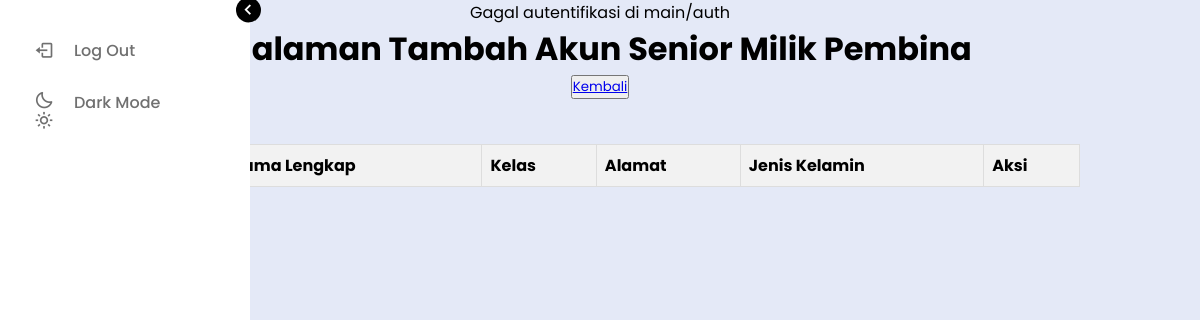
The app's page /pembina/menu_manajemen_tambah_senior.php, older data.
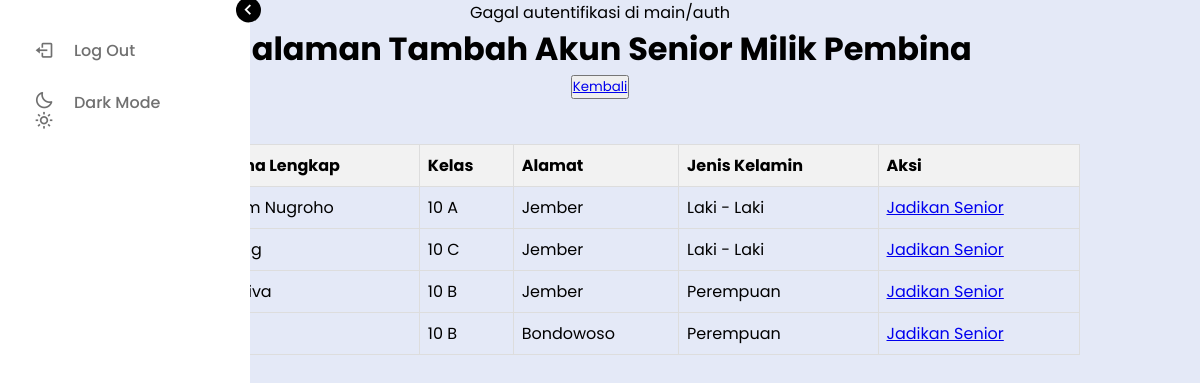
The same page, newer data.
### tables this page shows
CREATE TABLE `siswa` (
  `nisn` int(11) NOT NULL,
  `kelas_id` int(11) NOT NULL,
  `nama` varchar(255) DEFAULT NULL,
  `gender` enum('L','P') DEFAULT NULL,
  `alamat` varchar(255) DEFAULT NULL,
  `email` varchar(255) DEFAULT NULL,
  `no_hp` varchar(15) NOT NULL,
  `password` varchar(255) DEFAULT NULL,
  `status` enum('aktif','tidak') DEFAULT NULL,
  `role` enum('junior','senior','purna') DEFAULT NULL,
  `level` enum('allow','denied') DEFAULT NULL
);

CREATE TABLE `kelas` (
  `id_kelas` int(11) NOT NULL,
  `nama` varchar(255) DEFAULT NULL
);

### pembina/menu_manajemen_tambah_senior.php (the view, shortened to what this page needs)
<!DOCTYPE html>
<html lang="en">
<head>
</head>
<body>
    <?php
    include "../main/menu.php"
    ?>
    <h1>Halaman Tambah Akun Senior Milik Pembina</h1>
    <div>
        <button type="submit" name="btnTambahSenior"><a href="./menu_manajemen_akun_senior.php">Kembali</a></button>
    </div>
    <br>
    <div class="card-body-table-menu-manajemen-akun-senior">
        <table class="table-data-akun-senior" border="1" cellpadding="5" cellspacing="0">
            <thead>
                <tr>
                    <th>NISN</th>
                    <th>Nama Lengkap</th>
                    <th>Kelas</th>
                    <th>Alamat</th>
                    <th>Jenis Kelamin</th>
                    <th>Aksi</th>
                </tr>
            </thead>
            <tbody>
                <?php
                $query = mysqli_query($db, "SELECT siswa.nisn, siswa.nama, kelas.nama AS kelas, siswa.alamat, siswa.gender FROM siswa join kelas on siswa.kelas_id = kelas.id_kelas WHERE role = 'junior' AND status = 'aktif'");
                while ($a = mysqli_fetch_assoc($query)) {
                    $nisnSiswa = $_SESSION['nisnSiswa'] = $a['nisn'];
                    $namaSiswa = $_SESSION['namaSiswa'] = $a['nama'];
                    $kelasSiswa = $_SESSION['kelasSiswa'] = $a['kelas'];
                    $alamatSiswa = $_SESSION['alamatSiswa'] = $a['alamat'];
                    $genderSiswa = $_SESSION['genderSiswa'] = $a['gender'];
                    if($genderSiswa == 'L'){
                        $genderSiswa = "Laki - Laki";
                    }else{
                        $genderSiswa = "Perempuan";
                    }
                    ?>
                    <tr>
                        <td><?= $nisnSiswa ?></td>
                        <td><?= $namaSiswa ?></td>
                        <td><?= $kelasSiswa ?></td>
                        <td><?= $alamatSiswa ?></td>
                        <td><?= $genderSiswa ?></td>
                        <td>
                            <a href = "?up&nisn=<?= $nisnSiswa ?>" onclick="return confirm('Apakah kamu yakin ?')">Jadikan Senior</a>
                        </td>
                    </tr>
                <?php } ?>
            </tbody>
        </table>
    </div>
</body>
</html>

Row changes from the older to the newer data that the page shows:
added siswa: nama "Ilham Nugroho", kelas.nama "10 A", alamat "Jember", gender "Laki - Laki"
added siswa: kelas.nama "10 C", alamat "Jember", gender "Laki - Laki"
added siswa: kelas.nama "10 B", alamat "Jember", gender "Perempuan"
added siswa: kelas.nama "10 B", alamat "Bondowoso", gender "Perempuan"
